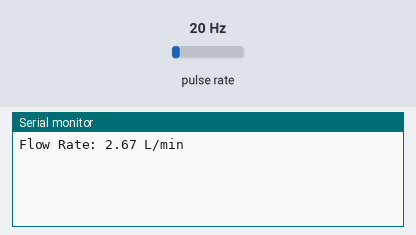
Bench run of a sketch on a simulated Arduino Uno, built with avr-gcc and run on an emulated ATmega328P. Shown: the last lines printed to the serial monitor. Wiring (inferred from the names in the program): pulse sensor: data pin 2. Inputs (shaded band) come from the test bench; at power-on: pulse rate 20 Hz.

Above: at 1.2 s.
1.3 s: pulse rate (sensor on pin 2) set to 4 Hz
At 2.6 s:
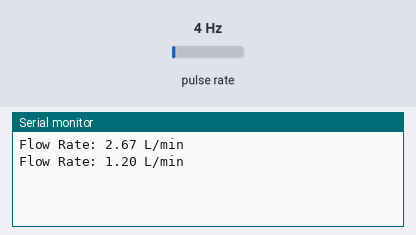
2.8 s: pulse rate (sensor on pin 2) set to 50 Hz
At 3.6 s:
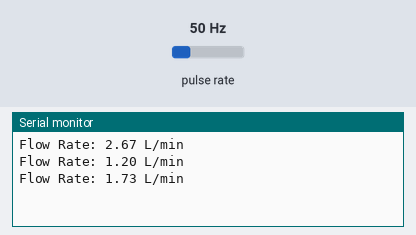
Timing chart, 0 to 5.8 s (numbered marks = the images above; inputs shaded):
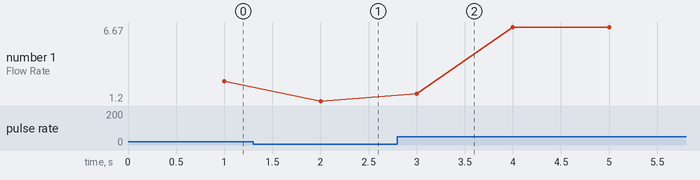

Measured:
- after the input at 1.3 s, the serial monitor: prints a new line after 0.70 s (image 1)
- after the input at 2.8 s, the serial monitor: prints a new line after 0.20 s (image 2)
- plotted number 1: 2.67 → 1.2 after the input at 1.3 s, 1.2 → 6.67 after the input at 2.8 s

The sketch:

sketch_jan27a.ino
```cpp
const int flowSensorPin = 2; // Digital pin to which the sensor is connected
volatile int flowPulseCount = 0; // Variable to count the pulses
float flowRate = 0.0; // Variable to store the calculated flow rate
unsigned long startTime;

void setup()
{
  Serial.begin(9600);
  pinMode(flowSensorPin, INPUT);
  attachInterrupt(digitalPinToInterrupt(flowSensorPin), pulseCounter, FALLING);
  startTime = millis(); // Record the start time
}

void loop()
{
  unsigned long currentTime = millis();
  unsigned long elapsedTime = currentTime - startTime;
  // Calculate flow rate every 1 second
  if (elapsedTime >= 1000)
  {
    detachInterrupt(digitalPinToInterrupt(flowSensorPin)); // Disable interrupts while calculating flow //rate
    // Calculate flow rate (liters per minute)
    flowRate = (flowPulseCount / 7.5); // Adjust this value based on your sensor's specifications
    // Reset pulse count
    flowPulseCount = 0;
    // Print the flow rate to the Serial Monitor
    Serial.print("Flow Rate: ");
    Serial.print(flowRate);
    Serial.println(" L/min");
    attachInterrupt(digitalPinToInterrupt(flowSensorPin), pulseCounter, FALLING); // Re-enable interrupts
    startTime = currentTime; // Reset the timer
  }
}

// Interrupt Service Routine (ISR) for counting pulses
void pulseCounter()
{
  flowPulseCount++;
}
```
